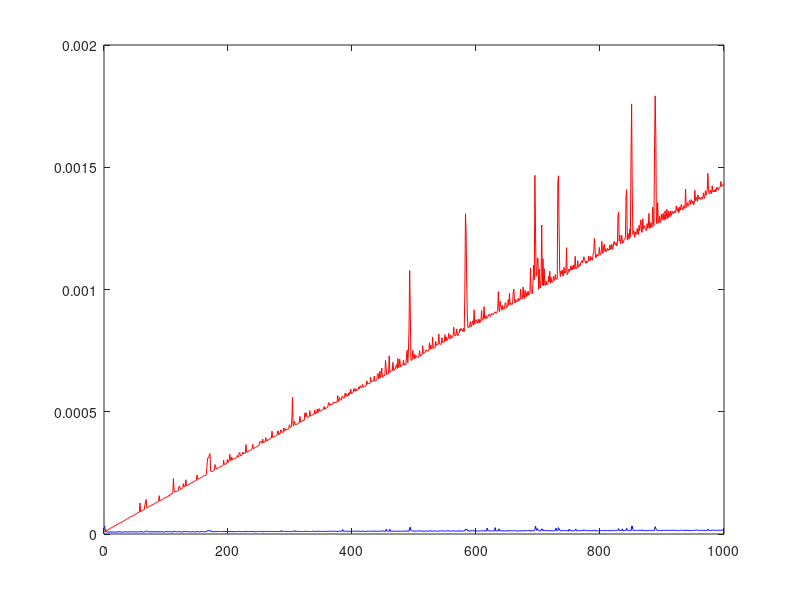

MATLAB code to generate this figure:
clear;
cput.noL=[];
cput.L=[];

for l=1:1000
    tstart=tic;
    N=l*1;
    T=10;
    x=0:T/N:T-T/N;
    y=sin(2*pi*x);
    cput.noL(l)=toc(tstart);

    tstart=tic;
    x=[];
    for k=1:N
        x(k)= T/N*k;
    end
    y=sin(2*pi*x);
    cput.L(l)=toc(tstart);
    
    cput.N(l)=N;
end

figure(1)
plot(cput.N,cput.noL,'b',cput.N,cput.L,'r')

